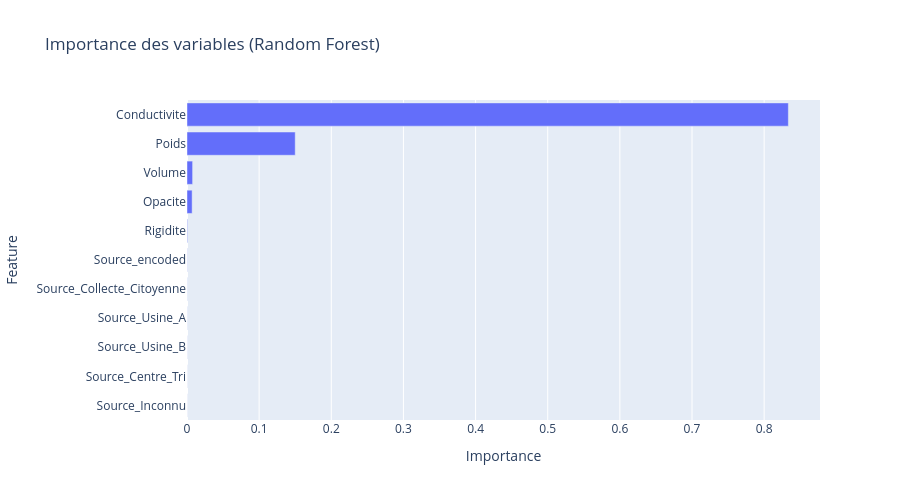

The cell this chart's notebook holds for it:
### Markdown cell above
## Feature Importance
Quelles caractéristiques influencent le plus le prix de revente ?

### Code cell
if hasattr(best_reg, 'feature_importances_'):
    importances = best_reg.feature_importances_
    df_imp = pd.DataFrame({'Feature': X_train.columns, 'Importance': importances}).sort_values(by='Importance', ascending=True)
    fig_imp = px.bar(df_imp, x='Importance', y='Feature', orientation='h', title=f"Importance des variables ({best_reg_name})", height=500)
    fig_imp.show()
else:
    print(f"Le modèle {best_reg_name} n'a pas d'attribut feature_importances_")

### Figure 1 — Plotly figure (JSON) as saved in the notebook; plotly's stock layout.template omitted (floating-point values rounded to 4 significant figures)
{"data": [{"hovertemplate": "Importance=%{x}<br>Feature=%{y}<extra></extra>", "legendgroup": "", "marker": {"color": "#636efa", "pattern": {"shape": ""}}, "name": "", "orientation": "h", "showlegend": false, "textposition": "auto", "type": "bar", "x": [6.429e-05, 7.197e-05, 0.0001078, 0.0001571, 0.0001726, 0.0002329, 0.0007511, 0.007106, 0.007782, 0.15, 0.8335], "xaxis": "x", "y": ["Source_Inconnu", "Source_Centre_Tri", "Source_Usine_B", "Source_Usine_A", "Source_Collecte_Citoyenne", "Source_encoded", "Rigidite", "Opacite", "Volume", "Poids", "Conductivite"], "yaxis": "y"}], "layout": {"barmode": "relative", "height": 500, "legend": {"tracegroupgap": 0}, "title": {"text": "Importance des variables (Random Forest)"}, "xaxis": {"anchor": "y", "domain": [0, 1], "title": {"text": "Importance"}}, "yaxis": {"anchor": "x", "domain": [0, 1], "title": {"text": "Feature"}}}}
